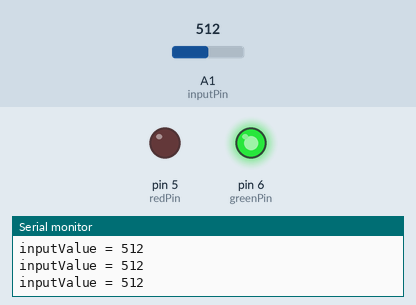
A sketch run on a simulated Arduino Uno, built with avr-gcc and run on an emulated ATmega328P. Parts: output pins drawn as LEDs (lit = HIGH), the last lines printed to the serial monitor. The test bench sets the inputs (shaded band); at power-on: A1 (inputPin) = 512.

Above: at 1.2 s.
1.3 s: A1 (inputPin) set to 210
4.3 s: A1 (inputPin) set to 187
At 5.5 s:
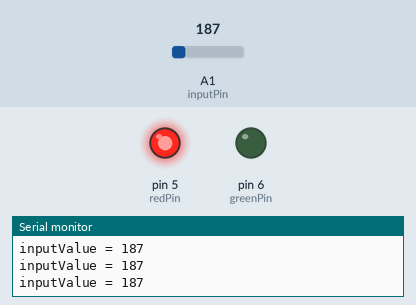
5.8 s: A1 (inputPin) set to 306
At 6.3 s:
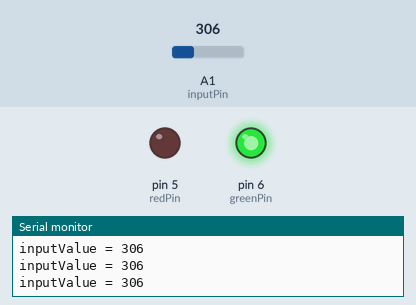
8.8 s: A1 (inputPin) set to 190
At 9.6 s:
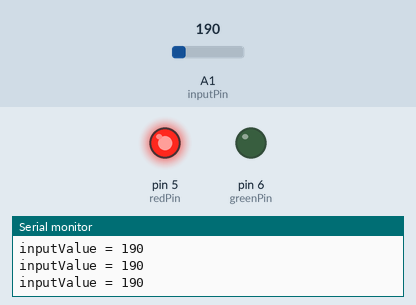
Timing chart, 0 to 11.8 s (numbered marks = the images above; inputs shaded):
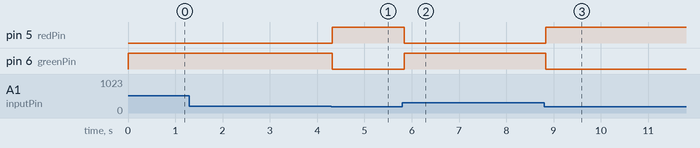

The sketch:

Class_25_Understanding_Photoresistors_and_Photo_Detectors.ino
```cpp
int inputPin = A1;
int inputValue ;
int redPin = 5;
int greenPin = 6;

float v2;


void setup() {
  // put your setup code here, to run once:
  Serial.begin(9600);
  pinMode(redPin,OUTPUT);
  pinMode(greenPin,OUTPUT);
  pinMode(inputPin, INPUT);

}

void loop() {
  // put your main code here, to run repeatedly:
  inputValue = analogRead(inputPin);

  Serial.print("inputValue = ");
  Serial.print(inputValue);
  Serial.println("  ");

  if(inputValue < 200)
  {
    digitalWrite(redPin,HIGH);
    digitalWrite(greenPin,LOW);
  }
  else
  {
     digitalWrite(greenPin,HIGH);
     digitalWrite(redPin,LOW);
  }


}
```

Measured:
- the behaviour switches between 200 and 199 on A1 (inputPin) (found by bisection; images 0 and 1)
- after the input at 4.3 s, pin 5 (redPin): LOW → HIGH at once; pin 6 (greenPin): HIGH → LOW at once
- after the input at 5.8 s, pin 5 (redPin): HIGH → LOW at once; pin 6 (greenPin): LOW → HIGH at once
- after the input at 8.8 s, pin 5 (redPin): LOW → HIGH at once; pin 6 (greenPin): HIGH → LOW at once
